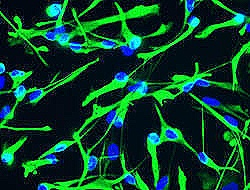
#> input picture data/image_processing/src2/cosmobio_rgb1-unsharp.jpg, 250 x 190 px, found by its file name
$ python histogram.py
#> lines starting #> are read from the running program, lines starting #| are printed output that depends on the picture
###############
# histgram.py #
###############

import cv2
import matplotlib.pyplot as plt

#################
# Get histogram #
#################
def get_hist(img):
	# If img is rgb color image, then it has 3 channels (B, G, R).
	# Else, img is grayscale image, then it has 1 channel.
	if len(img.shape) == 3:
		channels = 3
	else:
		channels = 1

	histogram = []
	for ch in range(channels):
		# Histogram for each channels (B, G, R).
		hist_ch = cv2.calcHist([img],[ch],None,[256],[0,256])
		histogram.append(hist_ch[:,0])

	return histogram

##################
# Draw histogram #
##################
def draw_hist(hist):
	# Channel lengths
	ch = len(hist)

	# Color of plots
	if (ch == 1):
		colors = ["black"]
		label = ["Gray"]
	else:
		colors = ["blue", "green", "red"]
		label = ["B", "G", "R"]

	# Show histogram by using matplotlib
	x = range(256)
	for col in range(ch):
		y = hist[col]
		plt.plot(x, y, color = colors[col], label = label[col])

	plt.legend()
	plt.savefig("../data/image_processing/src2/cosmobio_rgb1-unsharp-histogram.jpg")
	plt.show()

########
# Main #
########
if __name__ == "__main__":
	# Load src image
	filename = "../data/image_processing/src2/cosmobio_rgb1-unsharp.jpg"
	img = cv2.imread(filename)
#> img is the input picture: shape (190, 250, 3); mean B, G, R 44.4, 67.4, 14.2

	# Show src image
	cv2.imshow("src image", img)

	# Get histogram
	hist = get_hist(img)
#> after the loop in get_hist, `for ch in range(channels):`: histogram = 3 items
#> hist = 3 items

	# Draw histogram
	draw_hist(hist)
#> in draw_hist, `ch = len(hist)`: ch = 3
#> in draw_hist, `plt.savefig("../data/image_processing/src2/cosmobio_rgb1-unsharp-histo..`:
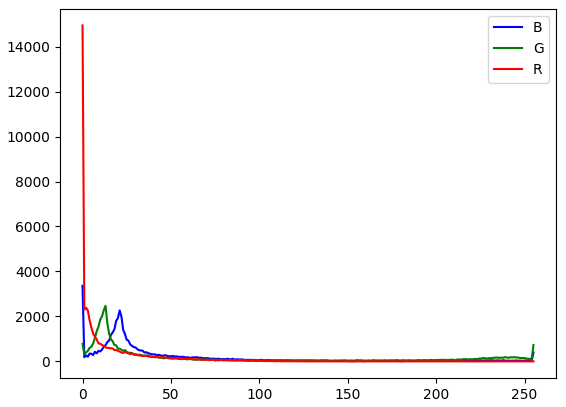
#> figure drawn by matplotlib, 1 panel; curve peaks at x = 0, y = 3363; curve peaks at x = 13, y = 2473; curve peaks at x = 0, y = 14943
